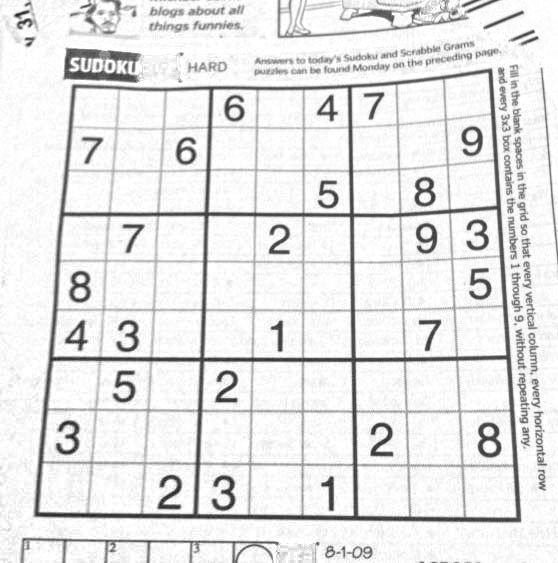
#> input picture lab6/lab6/sudoku.png, 558 x 563 px, found by its file name
$ jupyter execute --allow-errors lab6.ipynb
#> lines starting #> are read from the running program, lines starting #| are printed output that depends on the picture; after the words box and inside, x2 and y2 are one past the last pixel; in counts of white or black regions, pixels touching at a corner belong together
## Develop Hough Transform

[cell 1]
import cv2
import numpy as np


img = cv2.imread('C:/Users/MakpalPC/Machine Vision/lab6/lab6/sudoku.png')
#> img is the input picture: shape (563, 558, 3); min 27, max 255, mean 229.5
gray = cv2.cvtColor(img,cv2.COLOR_BGR2GRAY)

edges = cv2.Canny(gray,50,150,apertureSize = 3)
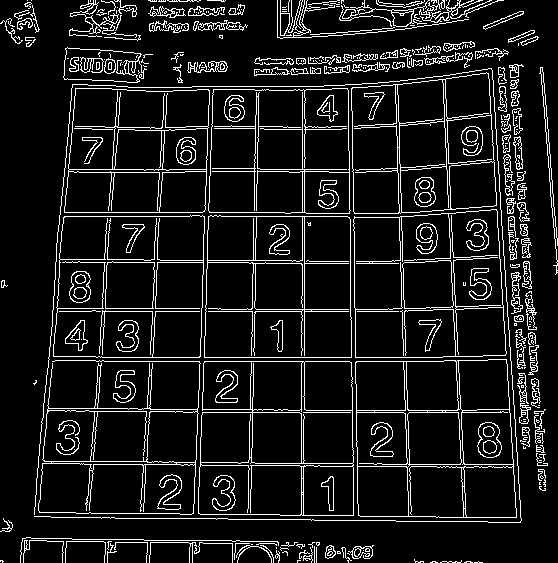
#> edges: shape (563, 558); 10.1% white in thin lines or dots

lines = cv2.HoughLines(edges,1,np.pi/180,200)
#> lines = 33 rows, first 8: [361, 1.57], [357, 1.57], [311, 1.57], [304, 0], [412, 1.57], [212, 0.0349], [257, 0.0175], [216, 0.0349]
for index in range(len(lines)):
     for rho,theta in lines[index]:
                a = np.cos(theta)
                b = np.sin(theta)
                x0 = a*rho
                y0 = b*rho
                x1 = int(x0 + 1000*(-b))
                y1 = int(y0 + 1000*(a))
                x2 = int(x0 - 1000*(-b))
                y2 = int(y0 - 1000*(a))
                cv2.line(img,(x1,y1),(x2,y2),(0,255,0),2)
#> this loop made 33 passes
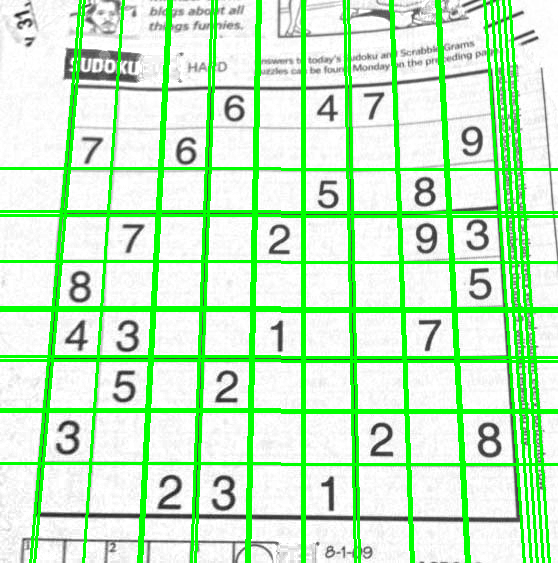
#> img: shape (563, 558, 3); 16.51% of pixels changed, all inside (x1, y1, x2, y2) = (0, 0, 558, 563)
cv2.imwrite('result.jpg',img)
#> Out = True
